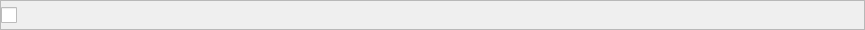
<?xml version="1.0" encoding="UTF-8"?>
<ui version="4.0">
 <class>PhoneListModeItemWidget</class>
 <widget class="QWidget" name="PhoneListModeItemWidget">
  <property name="geometry">
   <rect>
    <x>0</x>
    <y>0</y>
    <width>865</width>
    <height>30</height>
   </rect>
  </property>
  <property name="maximumSize">
   <size>
    <width>16777215</width>
    <height>30</height>
   </size>
  </property>
  <property name="windowTitle">
   <string>Form</string>
  </property>
  <layout class="QHBoxLayout" name="horizontalLayout_2">
   <property name="spacing">
    <number>0</number>
   </property>
   <property name="leftMargin">
    <number>0</number>
   </property>
   <property name="topMargin">
    <number>0</number>
   </property>
   <property name="rightMargin">
    <number>0</number>
   </property>
   <property name="bottomMargin">
    <number>0</number>
   </property>
   <item>
    <widget class="QFrame" name="frame">
     <property name="minimumSize">
      <size>
       <width>0</width>
       <height>30</height>
      </size>
     </property>
     <property name="maximumSize">
      <size>
       <width>16777215</width>
       <height>30</height>
      </size>
     </property>
     <property name="frameShape">
      <enum>QFrame::StyledPanel</enum>
     </property>
     <property name="frameShadow">
      <enum>QFrame::Raised</enum>
     </property>
     <layout class="QHBoxLayout" name="horizontalLayout">
      <property name="spacing">
       <number>0</number>
      </property>
      <property name="leftMargin">
       <number>0</number>
      </property>
      <property name="topMargin">
       <number>0</number>
      </property>
      <property name="rightMargin">
       <number>0</number>
      </property>
      <property name="bottomMargin">
       <number>0</number>
      </property>
      <item>
       <widget class="QCheckBox" name="checkBox">
        <property name="styleSheet">
         <string notr="true"> QCheckBox {
     spacing: 5px;
 }

 QCheckBox::indicator {
     width: 16px;
     height: 16px;
 }

 QCheckBox::indicator:unchecked {
     image: url(:/login/resource/login/option_normal.png);
 }

 QCheckBox::indicator:unchecked:hover {
     image: url(:/login/resource/login/option_normal.png);
 }

 QCheckBox::indicator:unchecked:pressed {
     image: url(:/login/resource/login/option_normal.png);
 }

 QCheckBox::indicator:checked {
     image: url(:/login/resource/login/option_select.png);
 }

 QCheckBox::indicator:checked:hover {
     image: url(:/login/resource/login/option_select.png);
 }

 QCheckBox::indicator:checked:pressed {
     image: url(:/login/resource/login/option_select.png);
 }
</string>
        </property>
        <property name="text">
         <string/>
        </property>
       </widget>
      </item>
      <item>
       <widget class="QLabel" name="labelTime">
        <property name="styleSheet">
         <string notr="true">border:none;</string>
        </property>
        <property name="text">
         <string/>
        </property>
       </widget>
      </item>
      <item>
       <widget class="QLabel" name="labelSystem">
        <property name="styleSheet">
         <string notr="true">border:none;</string>
        </property>
        <property name="text">
         <string/>
        </property>
       </widget>
      </item>
      <item>
       <widget class="QLabel" name="labelStatus">
        <property name="styleSheet">
         <string notr="true">border:none;</string>
        </property>
        <property name="text">
         <string/>
        </property>
       </widget>
      </item>
     </layout>
    </widget>
   </item>
  </layout>
 </widget>
 <resources/>
 <connections/>
</ui>
